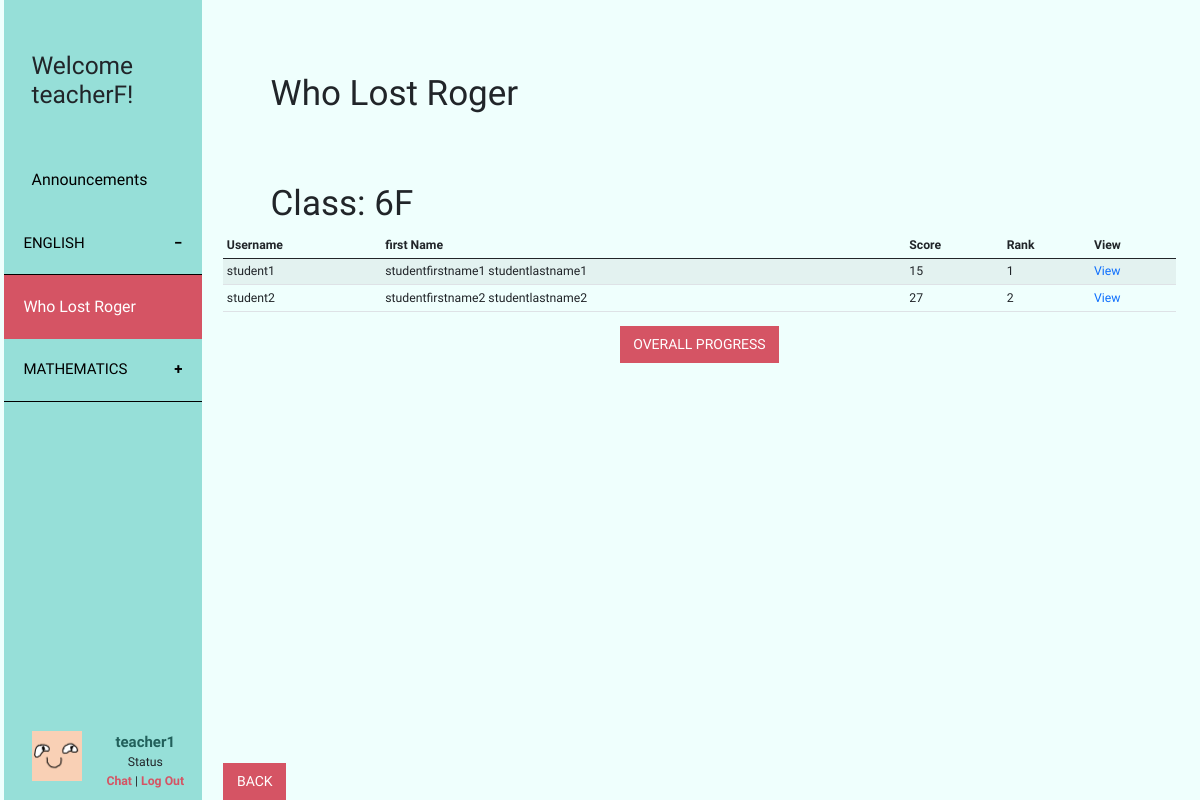
Page /platform/studentsProgress.php?grade=6&class=F&gameId=1 (signed in) on the committed database.
### tables this page shows
CREATE TABLE `game` (
  `id` int(10) UNSIGNED NOT NULL,
  `name` varchar(50) NOT NULL,
  `subject` varchar(50) NOT NULL,
  `description` longtext NOT NULL,
  `genre` text NOT NULL,
  `grade` int(11) NOT NULL,
  `status` int(11) NOT NULL
);

### platform/includes/checkLoginStatusForBoth.php (called while the page is built, shortened)
<?php
if (isset($_SESSION['student'])) {
    $user = $_SESSION['student'];
    $status = "student";
}elseif(isset($_SESSION['teacher'])){
    $user = $_SESSION['teacher'];
    $status = "teacher";
} else {
    header('Location: index.php');
}
?>

### platform/includes/dbGame.php (called while the page is built, shortened)
<?php
require_once 'dbFunction.php';
function getAllGame($orderBy = "") {
    $orderBy = strlen($orderBy) > 0 ? "ORDER BY {$orderBy}" : "";
    return getGameBySql("SELECT * FROM {$GLOBALS['table_game']} WHERE status = 0 {$orderBy}");
}
function getByIdGame($id = 0) {
    $result_array = getGameBySql("SELECT * FROM {$GLOBALS['table_game']} WHERE {$GLOBALS['pk_game']}= {$id} AND status = 0 LIMIT 1 ");
    return !empty($result_array) ? array_shift($result_array) : false;
}
function getGameBySql($sql = "") {
    $resultSet = query($sql);
    $resultArray = array();
    while ($row = fetch_array($resultSet)) {
        $resultArray[] = $row;
    }
    return $resultArray;
}
?>

### platform/includes/dbFunction.php (called while the page is built, shortened)
<?php
function query($sql) {
    global $connection;
    $result = mysqli_query($connection, $sql);
    return $result;
}
function fetch_array($result_set) {
    return mysqli_fetch_array($result_set);
}
?>

### platform/includes/dbWhoLostRoger.php (called while the page is built, shortened)
<?php
function getRogerBySql($sql = "") {
    $resultSet = query($sql);
    $resultArray = array();
    while ($row = fetch_array($resultSet)) {
        $resultArray[] = $row;
    }
    return $resultArray;
}
function getHighScoreOfEachPlayer(){
    $sql = "SELECT studentid, MAX(score) AS hiscore, level, nounsClicked, dateTime FROM who_lost_roger GROUP BY studentid, level ORDER BY hiscore DESC";
    return $sql;
}
function getHighScoreOfEachStudentByClassAndGrade($school = "", $class = "", $grade = "", $orderBy = "", $orderByType = "", $studentId = ""){
    $whereBySchool = strlen($class) > 0 ? " AND s.school = {$school}" : "";
    $whereByClass = strlen($class) > 0 ? " AND s.class = '{$class}' " : "";
    $whereByGrade = strlen($grade) > 0 ? " AND s.grade = {$grade} " : "";
    $whereByStudentId = strlen($studentId) > 0 ? " AND s.id = {$studentId} " : "";
    $orderBySql = " order by hiscore desc ";
    $whereSql = "Where sp.studentid = s.id ";
    if($whereBySchool != ""|| $whereByGrade != "" || $whereByClass != ""){
        $whereSql .= " " . $whereByGrade . $whereByClass . $whereBySchool . $whereByStudentId . " ";
    }
    $highScoreOfEachPlayerSql = getHighScoreOfEachPlayer();
    $sql = "select sp.studentid, sum(sp.hiscore) as 'sumScore', max(sp.level) as 'maxLevel', s.username, s.firstname, s.lastname from ({$highScoreOfEachPlayerSql}) as sp, student s {$whereSql} group by sp.studentid {$orderBySql}";
    $result_array = getRogerBySql($sql);
    return $result_array;
}

### platform/studentsProgress.php (the view, shortened to what this page needs)
<?php
include_once 'includes/checkLoginStatusForBoth.php';
include_once 'includes/dbGame.php';
$gameId = isset($_GET['gameId']) ? $_GET['gameId'] : "1";
$class = isset($_GET['class']) ? $_GET['class'] : "1";
$grade = isset($_GET['grade']) ? $_GET['grade'] : "A";
$gameInfo = getByIdGame($gameId);
$studentRecords = [];
if($gameId == 1){
    include_once 'includes/dbWhoLostRoger.php';
    $studentRecords = getHighScoreOfEachStudentByClassAndGrade($user['school'], $class, $grade);
}
$gameName = $gameInfo['name'];
?>
<!doctype html>
<html lang="en">
<head>
    <?php
    include 'css.php';
    ?>
</head>
<body>
<div class="container-fluid">
    <div class="row">
        <?php
        include_once("sideBar.php");
        ?>
        <div role="main" class="main col-md-9 ml-sm-auto col-lg-10 px-4">
            <div class="row" id="gameName">
                <h1><?=$gameName?></h1>
            </div>
            <div class="row" id="className">
                <h1>Class: <?=$grade ?><?=$class ?></h1>
            </div>
            <div class="table-responsive">
                <table class="table table-striped table-sm">
                    <thead>
                    <tr>
                        <th>Username</th>
                        <th>first Name</th>
                        <th>Score</th>
                        <th>Rank</th>
                        <th>View</th>
                    </tr>
                    </thead>
                    <tbody>
                    <?php
                    $rank = 1;
                    foreach ($studentRecords as $student => $record){
                        echo "<tr>";
                        echo "<td>";
                        echo $record['username'];
                        echo "</td>";
                        echo "<td>";
                        echo $record['firstname'] . " " . $record['lastname'];
                        echo "</td>";
                        echo "<td>";
                        echo $record['sumScore'];
                        echo "</td>";
                        echo "<td>";
                        echo $rank;
                        echo "</td>";
                        echo "<td>";
                        echo "<a href='studentIndividualProgress.php?studentId=" . $record['studentid'] . "&grade={$grade}&class={$class}&gameId={$gameId}'>View</a>";
                        echo "</td>";
                        echo "</tr>";
                        $rank +=1;
                    }
                    ?>
                    </tbody>
                </table>
                <div style="text-align: center">
                    <a class="btn-all" style="text-align: center" href="studentsOverallProgress.php?grade=<?=$grade?>&class=<?=$class?>&gameId=<?=$gameId?>">Overall Progress</a>
                </div>
            </div>
            <div id="mainFooter" style="bottom:0; position: fixed;">
                <a class="btn-all" style="text-align: center" href="classesProgress.php?gameId=<?=$gameId?>">Back</a>
            </div>
        </div>
    </div>
</div>
</body>
</html>

### platform/sideBar.php (shortened to what this page needs)
<?php
include_once "includes/dbGame.php";
$games = getAllGame('subject');
?>
<nav class="col-md-2 d-none d-md-block" style="background-color: #96DFD8; padding: 0px">
    <div class="sidebar-sticky">
        <ul>
            <h2 style="overflow-wrap: break-word;">Welcome <?= $user['firstname']; ?>!</h2>
        </ul>
        <a href="announcements.php" id="sidebar-button"><ul class="sidebar-button-ul">Announcements</ul></a>
        <?php
        $subject = "";
        foreach($games as $row => $rowDetails ){
            if($rowDetails['subject'] != $subject){
                if(isset($gameId) && $gameId == $rowDetails['id']){
                    echo "<button id='game" .$rowDetails['id']. "' class='collapsible active'>{$rowDetails['subject']}</button>";
                }else{
                    echo "<button class='collapsible'>{$rowDetails['subject']}</button>";
                }
            }
            if(isset($gameId) && $gameId == $rowDetails['id']){
                echo '<div class="content sidebar-button-collapsible" style="padding: 10%; max-height:20%;" onclick="selected(this)">';
                echo "<a href='gameInfo.php?gameId={$rowDetails['id']}' style='color: white;'>{$rowDetails['name']}</a>";
                echo '</div>';
            }else{
                echo '<div class="content" onclick="selected(this)">';
                echo "<a href='gameInfo.php?gameId={$rowDetails['id']}' class='btn contentbtn'>{$rowDetails['name']}</a>";
                echo '</div>';
            }
        }
        ?>
        <ul>
            <div class="row bottom-navbar">
                <div class="col-lg-3">
                    <img src="img/<?=$user['profileImage'];?>" onerror="this.onerror=null; this.src='img/dummyimg.png'" style="width: 50px; height: 50px;" >
                </div>
                <div class="col-lg-9">
                    <?php if ($status == "student"){
                        echo '<a class="profiletxt" href="studentProfile.php?id='.$user['id'].'">';
                    }else{
                        echo '<a class="profiletxt" href="teacherProfile.php">';
                    }
                    echo "<b>{$user['username']}</b>";
                    ?>
                    </a>
                    <div clas="row">
                        Status
                    </div>
                    <div clas="row">
                        <a class="onlineButton">Chat</a> |
                        <a class="logout" href="logoutHandler.php">Log Out</a>
                    </div>
                </div>
            </div>
        </ul>
    </div>
</nav>

### platform/css/style.css (style rules this page uses)
html, body { display: -ms-flexbox; display: -webkit-box; display: flex; -ms-flex-align: center; -ms-flex-pack: center; -webkit-box-align: center; align-items: center; -webkit-box-pack: center; justify-content: center; background-color: #effffd; font-size: .875rem; height: 100%; font-family: 'Armata', sans-serif; width: 100%; }
h2 { padding-top: 1.5em; padding-bottom: 1em; font-size: 2em; }
a:hover, a:visited, a:link, a:active { text-decoration: none; }
.btn-signin, .btn-all { display: inline-block; font-weight: 400; line-height: 1.5; vertical-align: middle; cursor: pointer; user-select: none; border: 1px solid transparent; background-color: #D55464; color: white; text-align: center; text-transform: uppercase; }
.btn-all { padding: .5rem .9rem; font-size: 1rem; }
.main { padding: 1% 0 1% 0; }
.bottom-navbar { padding-top: 5%; bottom: 10px; width: 100%; position: absolute; text-align: center; }
.sidebar-sticky { position: -webkit-sticky; position: sticky; top: 0.5%; height: 100vh; padding-top: 1rem; overflow-x: hidden; overflow-y: auto; }
.sidebar-button-ul, .sidebar-button-collapsible { padding-top: 10%; padding-bottom: 10%; margin-bottom: 0; font-size: 1.3em; }
#sidebar-button { color: #000; }
.sidebar-button-collapsible { color: #fff; background-color: #D55464; padding-top: 10%; padding-bottom: 10%; margin-bottom: 0; }
a.profiletxt { color: #22605B; font-size: 15px; }
a.onlineButton { color: #D55464; font-weight: bold; text-decoration: none; }
a.logout { color: #D55464; font-weight: bold; text-decoration: none; }
.collapsible { background-color: #96DFD8; color: #000; cursor: pointer; padding: 10%; width: 100%; border: none; text-align: left; outline: none; font-size: 15px; border-bottom: solid; border-bottom-color: #000; border-bottom-width: thin; text-transform: uppercase; }
.collapsible:after { content: '\002B'; color: #000; font-weight: bold; float: right; margin-left: 5px; }
.active:after { content: "\2212"; }
.content { padding: 0 18px; max-height: 0; overflow: hidden; transition: max-height 0.2s ease-out; }
#gameName, #className, #subject { padding-top: 5em; }
#gameName, #className, #subject, #description { margin-left: 3em; }

### rows in the picture
game: subject "ENGLISH", name "Who Lost Roger"
game: subject "MATHEMATICS"

### other values in the picture
$user['firstname'] "teacherF"
$user['username'] "teacher1"
$grade "6"
$class "F"
$record['username'] "student1"
$record['firstname'] "studentfirstname1"
$record['lastname'] "studentlastname1"
$record['sumScore'] "15"
$record['username'] "student2"
$record['firstname'] "studentfirstname2"
$record['lastname'] "studentlastname2"
$record['sumScore'] "27"
